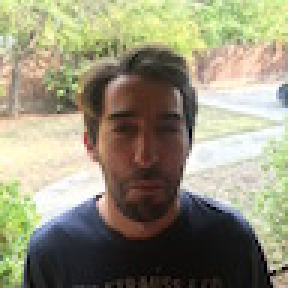
#> input picture data/To-Verify/person3.jpg, 96 x 96 px (shown 3 times larger)
$ python rgb2greyscale.py
#> lines starting #> are read from the running program, lines starting #| are printed output that depends on the picture
# -*- coding: utf-8 -*-
"""
Created on Tue Feb 18 09:57:59 2020
@author: loren

Description: converting rgb images to greyscale and saving them
"""

from PIL import Image
import os

def rgb2gray(path,image):

   #fname = os.path.basename(image)
   #basename_noExtension = os.path.splitext(fname)[0]
   #extension = os.path.splitext(fname)[1]
#> called with path = './data/To-Verify', image = '/person3.jpg'
   img = Image.open(path + image).convert('L')
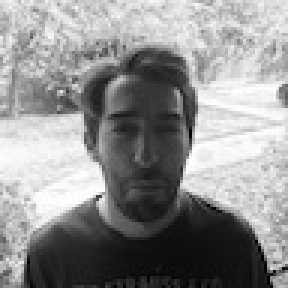
#> img: PIL image 96x96 L (shown 3 times larger); min 0, max 255, mean 143.9
   img.save(path + image)


KnownImages_dir_path = "./data/Known-Images"
UnknownImages_dir_path = "./data/To-Verify"
rgb2gray(UnknownImages_dir_path,'/person3.jpg')

$ run again, with data/To-Verify/person1.jpg copied over data/To-Verify/person3.jpg
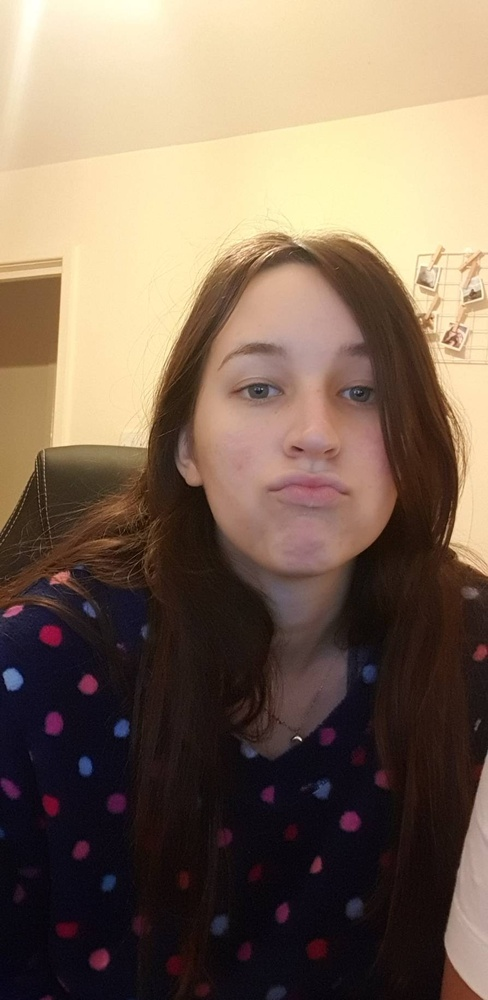
#> input picture data/To-Verify/person1.jpg, 488 x 1000 px, shrunk from 894 x 1832 before the run
#> in rgb2gray, `img = Image.open(path + image).convert('L')`:
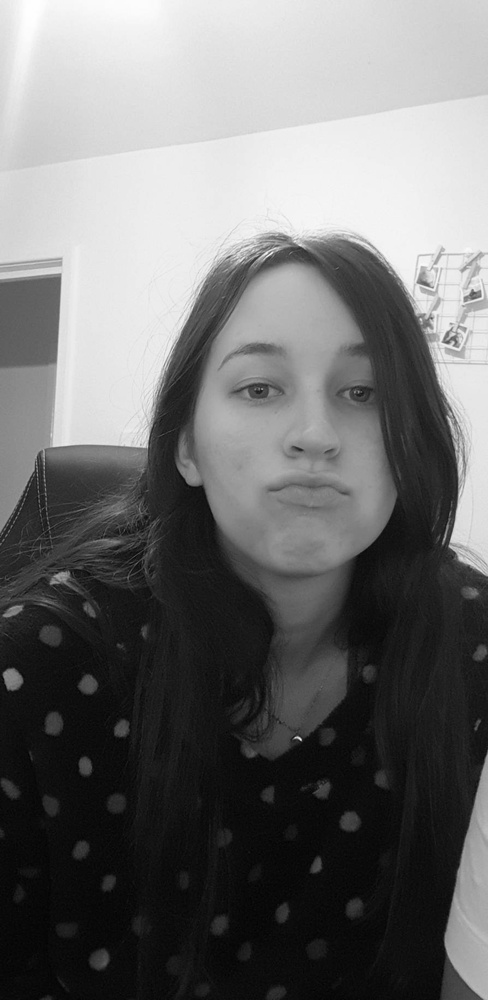
#> img: PIL image 488x1000 L; min 1, max 254, mean 110.5
